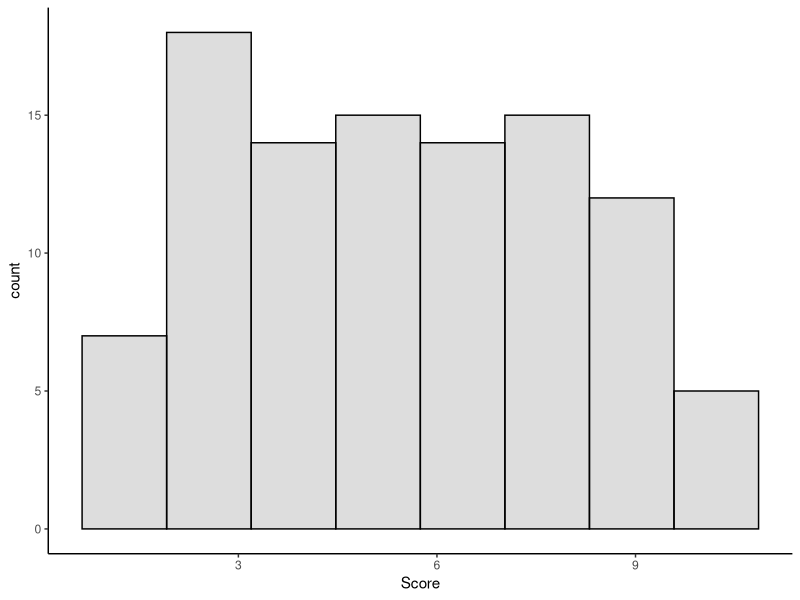

This figure's R source: (Note: this script raises an error after producing the figure.)
## ---- chunk 1
# this is the "setup" chunk. Info here will apply to all code blocks in the document. 
knitr::opts_chunk$set(echo = TRUE, # Show the code
                      warning = FALSE, # Hide warnings from R
                      message = FALSE) # Hide messages from R
## ---- chunk 2
# step 1 install packages 
## Do once per computer

# install.packages(c("tidyverse","reshape2"))

# Call the packages 
## Do this every session

library(tidyverse) # Call the tidyverse
library(reshape2) # Call reshape2 (for the "melt" function)
## ---- chunk 3
# Notes 

# text will cause problems 

# First example 

67 * 88

# Object-oriented programming 

a <- 67 * 88 # Assign the result of the function onto the object "a"

# Example 2 

b <- c(1,2,3,4,5) # Assign a list onto the object "b"

# Example 3 - DATA FAME 

c <- data.frame( # Assign a 2-D data frame onto the object "c"
  ID = c(1,2,3,4,5), 
  Score = c(100,110,90,95,107)
)
## ---- chunk 4
set.seed(123) # Beginning of the random process

d <- data.frame(
  ID = c(1:100), # 100 IDs
  Score = runif(n=100,min=1,max=10) # 100 random scores
)

head(d) # show me the first 6 rows
tail(d) # show me the last 6 rows

# Make a quick histogram of the data
histogram <- d %>%
  ggplot(aes(x=Score))+
  geom_histogram(bins = 8, alpha=0.2, colour = "black")+
  theme_classic()

# Save the histogram as a high quality .png image
ggsave("Figs/hist_1.png",histogram,height = 2.5, width = 5, dpi = 300)

# Call back the high quality image 
knitr::include_graphics("Figs/hist_1.png")
## ---- chunk 5
e <- data.frame(
  ID = c(1:100),
  Score = rnorm(n = 100, mean = 100, sd = 15) # sample from normal distribution
)

# Generate the chart
histogram <- e %>%
  ggplot(aes(x=Score))+
  geom_histogram(bins = 8, alpha=0.2, colour = "black")+
  theme_classic()

# Save the histogram as a high quality .png image
ggsave("Figs/hist_2.png",histogram,height = 2.5, width = 5, dpi = 300)

# Call back the high quality image 
knitr::include_graphics("Figs/hist_2.png")
## ---- chunk 6
# Example 1: sample randomly from the values 1:7
f <- data.frame(
  ID = c(1:100),
  Score = sample(x=c(1:7),size=100,replace = TRUE)
)


# Example 2: set the probabilities for the possible responses
Prob_info <- c(0.02, 0.03, 0.05, 0.1, 0.1, 0.4, 0.4)

g <- data.frame(
  ID = c(1:100),
  Score = sample(x=c(1:7),size=100,replace = TRUE,prob = Prob_info) # use prob info
)

# Generate the chart
histogram <- g %>%
  ggplot(aes(x=Score))+
  geom_histogram(bins = 7, alpha=0.2, colour = "black")+
  theme_classic()+
  scale_x_continuous(breaks=c(1:7))

# Save the histogram as a high quality .png image
ggsave("Figs/hist_3.png",histogram,height = 2.5, width = 5, dpi = 300)

# Call back the high quality image 
knitr::include_graphics("Figs/hist_3.png")
## ---- chunk 7
# Make data for a ctl group
Control_group <- data.frame(
  ID = c(1:100),
  Condition = "Placebo",
  Baseline_IQ = rnorm(n=100,mean=100,sd=15),
  Post_IQ = rnorm(n=100,mean=100,sd=15)
)

# And experimental data with the exact same column headers
Experimental_group <- data.frame(
  ID = c(101:200),
  Condition = "Drug",
  Baseline_IQ = rnorm(n=100,mean=100,sd=15),
  Post_IQ = rnorm(n=100,mean=130,sd=15)
)

# attach them together
JLB_data <- rbind(Control_group,Experimental_group)
## ---- chunk 8
# An example of "tidy text" (from the tidyverse):
table <- JLB_data %>% # Take the data AND THEN
  melt(id.vars = c("ID","Condition")) %>% # Switch to long form AND THEN
  group_by(Condition,variable) %>% # Group by the IVs
  summarise( # Calculate descriptive stats
    n = n(),
    mean = mean(value),
    sd = sd(value),
    min = min(value),
    max = max(value)
  ) %>% mutate(se = sd / sqrt(n)) # Create a column for SE, and compute it

# Rename the columns for a better looking table
colnames(table) <- c("Condition","Timepoint","n","mean","sd","min","max","se")

# a regular table
table

# a pretty table 
knitr::kable(table)
